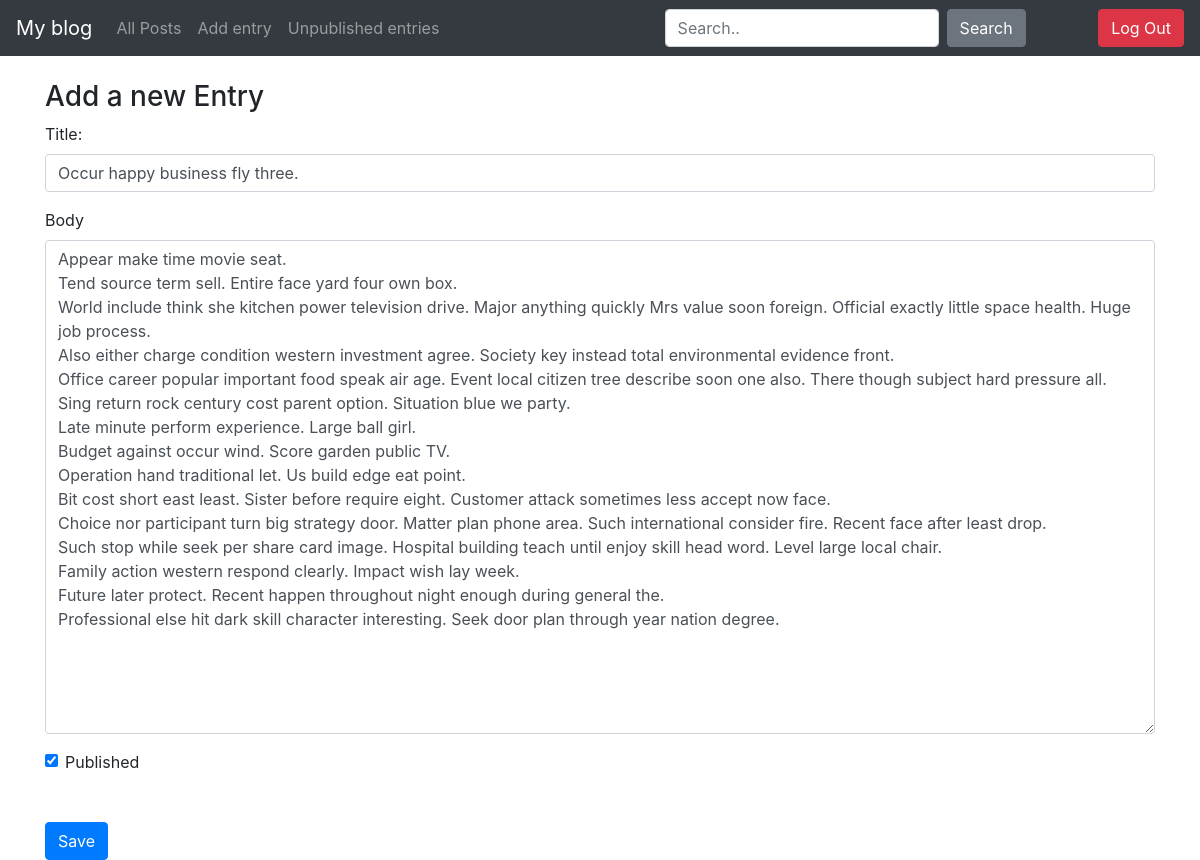
The app's page /edit_post/3 (signed in) with its own data.
### blog/models.py (models this page shows)
class Entry(db.Model):
    id = db.Column(db.Integer, primary_key=True)
    title = db.Column(db.String(80), nullable=False)
    body = db.Column(db.Text, nullable=False)
    pub_date = db.Column(db.DateTime, nullable=False,
                         default=datetime.datetime.utcnow)
    is_published = db.Column(db.Boolean, default=False)

### blog/routes.py (the view)
@app.route('/edit_post/<int:entry_id>', methods=["GET", "POST"])
@login_required
def edit_entry(entry_id):
    return manage_entry(entry_id)

### blog/forms.py
class EntryForm(FlaskForm):
    title = StringField('Title', validators=[DataRequired()])
    body = TextAreaField('Content', validators=[DataRequired()])
    is_published = BooleanField('Is Published?')

### blog/routes.py (called while the page is built)
def login_required(view_func):
    @functools.wraps(view_func)
    def check_permissions(*args,**kwargs):
        if session.get('logged_in'):
            return view_func(*args, **kwargs)
        return redirect(url_for('login', next=request.path))
    return check_permissions

def manage_entry(entry_id):
    entry = None
    if entry_id:
        entry = Entry.query.get_or_404(entry_id)
    form = EntryForm(obj=entry)
    errors = None
    if form.validate_on_submit():
        if not entry:
            entry = Entry()
        form.populate_obj(entry)
        db.session.add(entry)
        db.session.commit()
        flash("Successfully Entry Added" if not entry_id else "Successfully Entry Modified", category="success")
        return redirect(url_for('index'))
    else:
        errors = form.errors
    return render_template('entry_form.html', form=form, errors=errors)

### blog/templates/entry_form.html (shortened to what this page needs)
{% extends 'base.html' %}
{% block content %}
<h3>
    Add a new Entry
</h3>
<form action="" method="post">
    <div class="form-group">
        <label for="title">Title:</label>
        {{form.title(class_='form-control')}}
    </div>
    <div class="form-group">
        <label for="body">Body</label>
        {{form.body(class_='form-control', cols='100', rows='20')}}
    </div>
    <div class="form-check">
        {{form.is_published(class_='form-check-input')}}
        <label for="is_published" class="form-check-label">Published</label>
    </div>
    <button type="submit" class="btn btn-primary mt-5">Save</button>
</form>
{% endblock content %}

### blog/templates/entry_form.html (style rules this page uses)
h3 { margin-top: 80px; }

### records on screen
Entry: title "Occur happy business fly three.", body "Appear make time movie seat. Tend source term sell. Entire face yard four own box. World include think she kitchen power television drive. Major anything quickly Mrs value soon foreign. Official exactly little space health. Huge job process. Also either charge condition western investment agree. Society key instead total environmental evidence front. Office career popular important food speak air age. Event local citizen tree describe soon one also. There though subject hard pressure all. Sing return rock century cost parent option. Situation blue we party. Late minute perform experience. Large ball girl. Budget against occur wind. Score garden public TV. Operation hand traditional let. Us…", is_published "☑"
